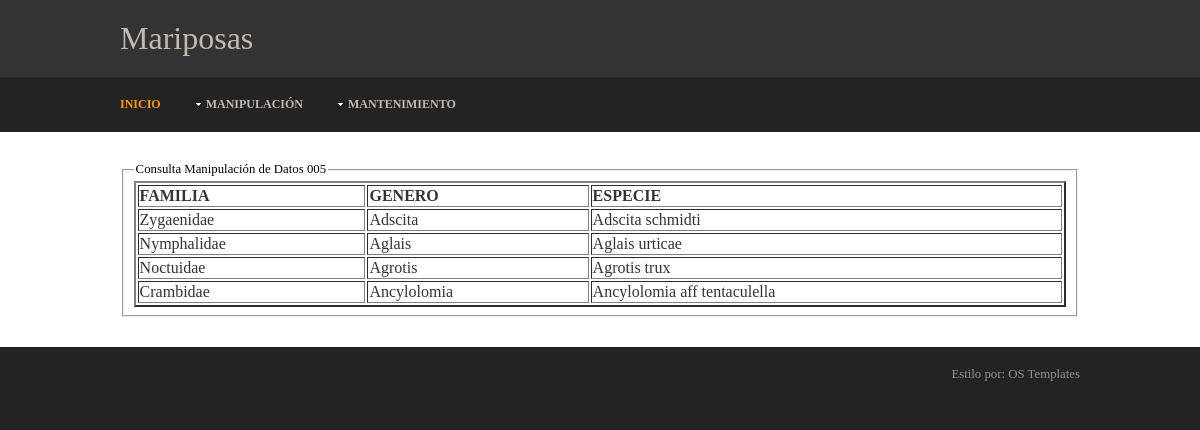
Page /Mariposas/manip05.php on the committed database.
### tables this page shows
CREATE TABLE Especie
  (
    especie           VARCHAR (50) NOT NULL ,
    nombre_cientifico VARCHAR (150) NOT NULL ,
    genero            VARCHAR (50) NOT NULL
  );

CREATE TABLE Genero
  (
    genero  VARCHAR (50) NOT NULL ,
    familia VARCHAR (50) NOT NULL
  );

### Mariposas/manip05.php (the view, shortened to what this page needs)
<?php
require_once 'encabezado.php';
?>
<div class="full_width clear" id="datos">
<fieldset><legend>Consulta Manipulaci&oacute;n de Datos 005</legend>
    <?php
    $conexion=new mysqli("localhost", "eavila", "emildaniel","Mariposas");
    $consulta = $conexion->prepare("CALL sp_especies_nocapturadas()");
    $consulta->execute();
    $consulta->bind_result($familia,$genero,$especie);
    ?>
        <table border=2 width=100% id="datos1">
            <tr>
                <td><b>FAMILIA</b></td>
                <td><b>GENERO</b></td>
                <td><b>ESPECIE</b></td>
            </tr>
    <?php
    while($consulta->fetch()){
        echo "<tr>";
        echo "<td>".utf8_encode($familia)."</td>";
        echo "<td>".utf8_encode($genero)."</td>";
        echo "<td>".utf8_encode($especie)."</td>";
        echo "</tr>";
    }
    ?>
    </table>
</fieldset>
</div>
<?php
 require_once 'pie.php';
 ?>

### Mariposas/encabezado.php (shortened to what this page needs)
<?php
if(!isset($maindir))
{
    $maindir="";
}
?>
<html lang="es" dir="ltr">
    <head>
        <link rel="stylesheet" href="<?php echo $maindir;?>styles/layout.css"
               type="text/css" media="all">
        <link rel="stylesheet" href="<?php echo $maindir;?>styles/mediaqueries.css"
              type="text/css" media="all">
    </head>
    <body>
        <div class="wrapper row1">
          <header id="header" class="clear">
            <hgroup>
              <h1>Mariposas</h1>
            </hgroup>
          </header>
        </div>
            <div class="wrapper row2">
                  <nav id="topnav">
                    <ul class="clear">
                      <li class="active first"><a href="index.php">Inicio</a></li>
                      <li><a class="drop" href="#">Manipulaci&oacute;n</a>
                      </li>
                      <li><a href="#" class="drop">Mantenimiento</a>
                      </li>
                    </ul>
                  </nav>
            </div>
        <div class="wrapper row3">
        <div id="container">

### Mariposas/pie.php
<?php
echo <<<HTML
    </div>
</div>
<div class="wrapper row4">
  <footer id="footer" class="clear">
    <p class="fl_right">Estilo por: <a href="http://www.os-templates.com/" title="Free Website Templates">OS Templates</a></p>
  </footer>
</div>
</body>
</html>
HTML;
?>

### Mariposas/styles/layout.css (style rules this page uses)
html { overflow-y:scroll; }
body { margin:0; padding:0; font-size:100%; font-family:Georgia, "Times New Roman", Times, serif; color:#919191; background-color:#232323; }
.clear { display:block; clear:both; }
.clear:after { display:block; visibility:hidden; height:0; clear:both; font-size:0; content:""; }
a { outline:none; text-decoration:none; }
.fl_right { float:right; }
address, article, aside, figcaption, figure, footer, header, hgroup, nav, section { display:block; margin:0; padding:0; }
div.wrapper { display:block; width:100%; margin:0; padding:0; text-align:left; }
.row1, .row1 a { color:#C0BAB6; background-color:#333333; }
.row2 { color:#919191; background-color:#232323; }
.row3 { color:#000000; background-color:#FFFFFF; }
.row4, .row4 a { color:#919191; background-color:#232323; }
h1, h2, h3, h4, h5, h6 { margin:0 0 8px 0; padding:0; font-size:1.6em; font-weight:normal; line-height:normal; }
#header, #topnav, #container, #footer, #copyright { margin:0 auto; font-size:.8em; }
#header { padding:20px 0; }
#header hgroup { display:block; float:left; width:auto; clear:right; }
#header hgroup h1, #header hgroup h2 { margin:0; font-weight:normal; text-transform:none; }
#header hgroup h1 { font-size:2.5em; }
#container { padding:30px 0; clear:both; }
table { color: #333333; width: 100%; }
#footer { padding:20px 0; }
#footer p { margin:0; padding:0; }

### Mariposas/styles/mediaqueries.css (style rules this page uses)
@media screen and (min-width:960px) { #header, #topnav, #container, #footer { max-width:960px; margin:0 auto; } }

### Mariposas/styles/framework.css (style rules this page uses)
.first { margin-left:0; clear:left; }
.full_width { display:block; width:100%; clear:both; }

### Mariposas/styles/navi.css (style rules this page uses)
nav ul { margin:0; padding:0; list-style:none; }
#topnav { padding:20px 0; color:#C0BAB6; background-color:#232323; clear:both; }
#topnav ul { margin:0; padding:0; list-style:none; text-transform:uppercase; font-size:12px; }
#topnav li { position:relative; display:block; float:left; margin:0 0 0 30px; padding:0; background-color:red; }
#topnav li:first-child, #topnav li.first { margin-left:0; }
#topnav li a { display:block; padding:0; }
#topnav a { color:#C0BAB6; background-color:#232323; font-weight:bold; }
#topnav li.active a, #topnav a:hover { color:#FF9900; background-color:#232323; }
#topnav li a.drop, #topnav li.active a.drop { padding-left:15px; background-image:url("images/dropdown_side.gif"); background-position:5px center; background-repeat:no-repeat; }

### rows in the picture
especie: genero.familia "Zygaenidae", genero.genero "Adscita", especie "Adscita schmidti"
especie: genero.familia "Nymphalidae", genero.genero "Aglais", especie "Aglais urticae"
especie: genero.familia "Noctuidae", genero.genero "Agrotis", especie "Agrotis trux"
especie: genero.familia "Crambidae", genero.genero "Ancylolomia", especie "Ancylolomia aff tentaculella"
